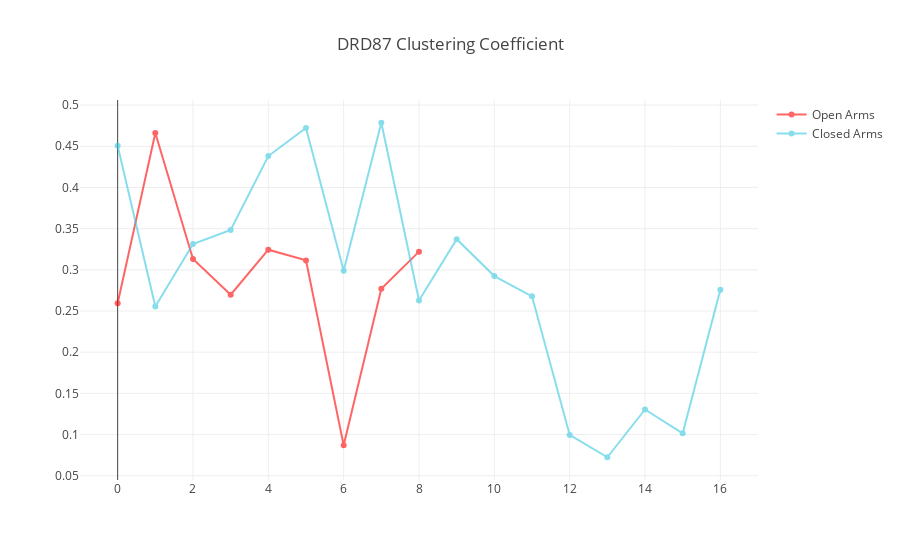

Notebook code cell kept with this figure:
### Code cell
open_measures = list()
for graph in open_arms_graphs:
    open_measures.append(nx.average_clustering(graph.graph))

np.mean(open_measures)
    
closed_measures = list()
for graph in closed_arms_graphs:
    closed_measures.append(nx.average_clustering(graph.graph))

np.mean(closed_measures)

x_axis = max(len(open_measures), len(closed_measures))
plot_network_measures(open_measures, closed_measures, x_axis, title="DRD87 Clustering Coefficient")

### Figure 1 — Plotly figure (JSON) as saved in the notebook; plotly's stock layout.template omitted (floating-point values rounded to 4 significant figures)
{"data": [{"marker": {"color": "rgb(255, 0, 0)"}, "mode": "lines+markers", "name": "Open Arms", "opacity": 0.6, "text": [0.2595, 0.4662, 0.3132, 0.2697, 0.3244, 0.3115, 0.08696, 0.277, 0.3221], "textposition": "middle center", "type": "scatter", "uid": "a89237", "x": 17, "y": [0.2595, 0.4662, 0.3132, 0.2697, 0.3244, 0.3115, 0.08696, 0.277, 0.3221]}, {"marker": {"color": "rgb(58,200,225)"}, "mode": "lines+markers", "name": "Closed Arms", "opacity": 0.6, "text": [0.4507, 0.2555, 0.3312, 0.3484, 0.4381, 0.4721, 0.299, 0.4786, 0.2628, 0.3372, 0.2924, 0.2678, 0.09952, 0.07246, 0.1304, 0.1014, 0.2758], "textposition": "middle center", "type": "scatter", "uid": "33e93b", "x": 17, "y": [0.4507, 0.2555, 0.3312, 0.3484, 0.4381, 0.4721, 0.299, 0.4786, 0.2628, 0.3372, 0.2924, 0.2678, 0.09952, 0.07246, 0.1304, 0.1014, 0.2758]}], "layout": {"autosize": true, "title": "DRD87 Clustering Coefficient", "xaxis": {"autorange": true, "range": [-0.9612, 16.96]}, "yaxis": {"autorange": true, "range": [0.04272, 0.5083], "type": "linear"}}}
